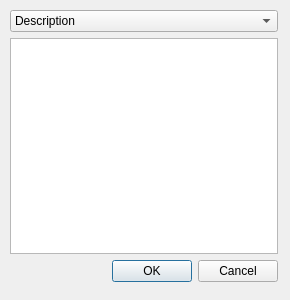
<?xml version="1.0" encoding="UTF-8"?>
<ui version="4.0">
 <class>Dialog</class>
 <widget class="QDialog" name="Dialog">
  <property name="geometry">
   <rect>
    <x>0</x>
    <y>0</y>
    <width>290</width>
    <height>300</height>
   </rect>
  </property>
  <property name="windowTitle">
   <string>Dialog</string>
  </property>
  <widget class="QWidget" name="">
   <property name="geometry">
    <rect>
     <x>10</x>
     <y>10</y>
     <width>268</width>
     <height>272</height>
    </rect>
   </property>
   <layout class="QVBoxLayout" name="verticalLayout">
    <item>
     <widget class="QComboBox" name="description_type">
      <item>
       <property name="text">
        <string>Description</string>
       </property>
      </item>
      <item>
       <property name="text">
        <string>Abstract</string>
       </property>
      </item>
      <item>
       <property name="text">
        <string>Playlist</string>
       </property>
      </item>
     </widget>
    </item>
    <item>
     <widget class="QPlainTextEdit" name="description_text"/>
    </item>
    <item>
     <widget class="QDialogButtonBox" name="buttonBox">
      <property name="orientation">
       <enum>Qt::Horizontal</enum>
      </property>
      <property name="standardButtons">
       <set>QDialogButtonBox::Cancel|QDialogButtonBox::Ok</set>
      </property>
     </widget>
    </item>
   </layout>
  </widget>
 </widget>
 <resources/>
 <connections>
  <connection>
   <sender>buttonBox</sender>
   <signal>accepted()</signal>
   <receiver>Dialog</receiver>
   <slot>accept()</slot>
   <hints>
    <hint type="sourcelabel">
     <x>248</x>
     <y>254</y>
    </hint>
    <hint type="destinationlabel">
     <x>157</x>
     <y>274</y>
    </hint>
   </hints>
  </connection>
  <connection>
   <sender>buttonBox</sender>
   <signal>rejected()</signal>
   <receiver>Dialog</receiver>
   <slot>reject()</slot>
   <hints>
    <hint type="sourcelabel">
     <x>316</x>
     <y>260</y>
    </hint>
    <hint type="destinationlabel">
     <x>286</x>
     <y>274</y>
    </hint>
   </hints>
  </connection>
 </connections>
</ui>
